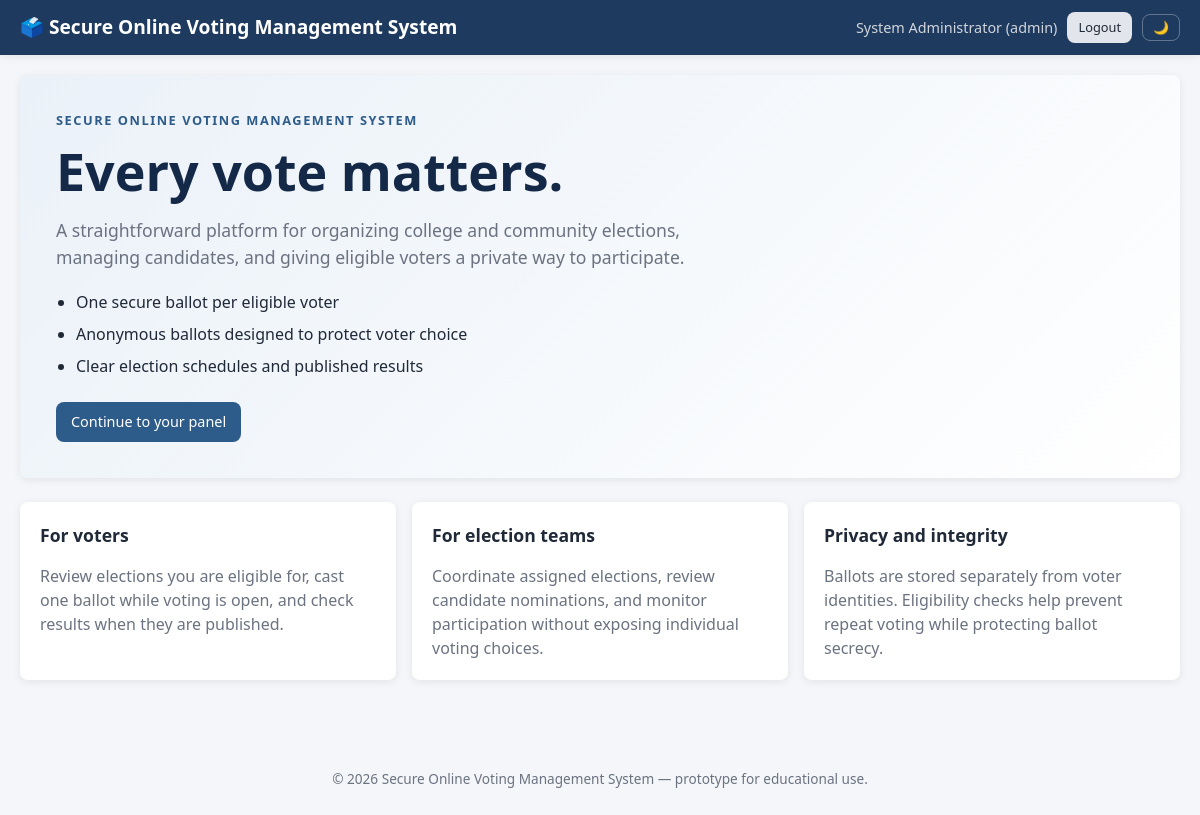
The page / (signed in) on the database its author committed.
### tables this page shows
CREATE TABLE system_settings (
    id         INT UNSIGNED AUTO_INCREMENT PRIMARY KEY,
    `key`      VARCHAR(80) NOT NULL UNIQUE,
    `value`    TEXT        NULL,
    type       ENUM('string','int','bool','json') NOT NULL DEFAULT 'string',
    updated_by INT UNSIGNED NULL,
    updated_at DATETIME     NOT NULL DEFAULT CURRENT_TIMESTAMP ON UPDATE CURRENT_TIMESTAMP,
    CONSTRAINT fk_ss_user FOREIGN KEY (updated_by) REFERENCES users(id)
        ON UPDATE CASCADE ON DELETE SET NULL
);

CREATE TABLE users (
    id                 INT UNSIGNED AUTO_INCREMENT PRIMARY KEY,
    role_id            INT UNSIGNED NOT NULL,
    full_name          VARCHAR(120) NOT NULL,
    email              VARCHAR(190) NOT NULL UNIQUE,
    password_hash      VARCHAR(255) NOT NULL,
    status             ENUM('pending','active','suspended','locked') NOT NULL DEFAULT 'pending',
    mfa_enabled        TINYINT(1)   NOT NULL DEFAULT 0,
    mfa_secret         VARCHAR(128) NULL,
    avatar             VARCHAR(255) NULL,
    last_login_at      DATETIME     NULL,
    last_login_ip      VARCHAR(45)  NULL,
    failed_login_count INT UNSIGNED NOT NULL DEFAULT 0,
    locked_until       DATETIME     NULL,
    created_at         TIMESTAMP    NOT NULL DEFAULT CURRENT_TIMESTAMP,
    updated_at         TIMESTAMP    NOT NULL DEFAULT CURRENT_TIMESTAMP ON UPDATE CURRENT_TIMESTAMP,
    CONSTRAINT fk_users_role FOREIGN KEY (role_id) REFERENCES roles(id)
        ON UPDATE CASCADE ON DELETE RESTRICT,
    INDEX idx_users_role   (role_id),
    INDEX idx_users_status (status),
    INDEX idx_users_email  (email)
);

CREATE TABLE roles (
    id          INT UNSIGNED AUTO_INCREMENT PRIMARY KEY,
    name        VARCHAR(30)  NOT NULL UNIQUE,
    description VARCHAR(255) NULL,
    created_at  TIMESTAMP    NOT NULL DEFAULT CURRENT_TIMESTAMP
);

### config/database.php (called while the page is built, shortened)
<?php
function db_prepare(mysqli $db, string $sql, string $types = '', array $params = []): mysqli_stmt
{
    $stmt = $db->prepare($sql);
    if ($types !== '' && count($params) > 0) {
        $stmt->bind_param($types, ...$params);
    }
    return $stmt;
}
function db_fetch_all(mysqli $db, string $sql, string $types = '', array $params = []): array
{
    $stmt = db_prepare($db, $sql, $types, $params);
    $stmt->execute();
    $res = $stmt->get_result();
    $rows = $res ? $res->fetch_all(MYSQLI_ASSOC) : [];
    return $rows;
}
function db_fetch_one(mysqli $db, string $sql, string $types = '', array $params = []): ?array
{
    $rows = db_fetch_all($db, $sql, $types, $params);
    return $rows[0] ?? null;
}

### includes/functions.php (called while the page is built, shortened)
<?php
require_once __DIR__ . '/../config/database.php';
require_once __DIR__ . '/../config/security.php';
function e(?string $value): string
{
    return htmlspecialchars((string)$value, ENT_QUOTES | ENT_SUBSTITUTE, 'UTF-8');
}

### config/security.php (called while the page is built, shortened)
<?php
function start_secure_session(): void
{
    $now = time();
    $timeout = 30 * 60;
}

### includes/auth.php (called while the page is built, shortened)
<?php
require_once __DIR__ . '/../config/database.php';
require_once __DIR__ . '/../config/security.php';
require_once __DIR__ . '/functions.php';
function current_user(): ?array
{
    global $mysqli;
    return db_fetch_one(
        $mysqli,
        "SELECT u.id, u.role_id, u.full_name, u.email, u.status, u.mfa_enabled,
                r.name AS role_name
         FROM users u JOIN roles r ON r.id = u.role_id
         WHERE u.id = ?",
        "i",
        [$_SESSION['user_id']]
    );
}

### index.php (the view, shortened to what this page needs)
<?php
require_once __DIR__ . '/includes/header.php';
$user = current_user();
$dashboardUrl = '/VOTING_SYSTEM/voter/dashboard.php';
if ($user && $user['role_name'] === 'admin') {
    $dashboardUrl = '/VOTING_SYSTEM/admin/dashboard.php';
} elseif ($user && $user['role_name'] === 'manager') {
    $dashboardUrl = '/VOTING_SYSTEM/manager/dashboard.php';
}
?>
<section class="home-hero">
    <div class="home-intro">
        <p class="home-eyebrow">Secure Online Voting Management System</p>
        <h1>Every vote matters.</h1>
        <p class="home-lead">A straightforward platform for organizing college and community elections, managing candidates, and giving eligible voters a private way to participate.</p>
        <ul class="home-benefits">
            <li>One secure ballot per eligible voter</li>
            <li>Anonymous ballots designed to protect voter choice</li>
            <li>Clear election schedules and published results</li>
        </ul>
        <?php if ($user): ?>
            <a class="btn btn--primary" href="<?php echo e($dashboardUrl); ?>">Continue to your panel</a>
        <?php else: ?>
            <a class="btn" href="/VOTING_SYSTEM/register.php">Register as a voter</a>
        <?php endif; ?>
    </div>
</section>
<section class="home-features" aria-label="About the voting system">
    <article class="card">
        <h2>For voters</h2>
        <p>Review elections you are eligible for, cast one ballot while voting is open, and check results when they are published.</p>
    </article>
    <article class="card">
        <h2>For election teams</h2>
        <p>Coordinate assigned elections, review candidate nominations, and monitor participation without exposing individual voting choices.</p>
    </article>
    <article class="card">
        <h2>Privacy and integrity</h2>
        <p>Ballots are stored separately from voter identities. Eligibility checks help prevent repeat voting while protecting ballot secrecy.</p>
    </article>
</section>
<?php require_once __DIR__ . '/includes/footer.php'; ?>

### includes/header.php (shortened to what this page needs)
<?php
require_once __DIR__ . '/functions.php';
require_once __DIR__ . '/auth.php';
$cu = current_user();
$siteNameSetting = db_fetch_one($GLOBALS['mysqli'], "SELECT `value` FROM system_settings WHERE `key`='site_name'", "", []);
$siteName = $siteNameSetting && trim((string)$siteNameSetting['value']) !== ''
    ? trim((string)$siteNameSetting['value'])
    : 'SOVMS';
?>
<!DOCTYPE html>
<html lang="en" data-theme="light">
<head>
    <link rel="stylesheet" href="/VOTING_SYSTEM/assets/css/main.css">
</head>
<body>
<header class="topbar">
    <div class="topbar__brand">
        <a href="/VOTING_SYSTEM/index.php">🗳️ <?php echo e($siteName); ?></a>
    </div>
    <nav class="topbar__nav">
        <?php if ($cu): ?>
            <span class="topbar__user"><?php echo e($cu['full_name']); ?> (<?php echo e($cu['role_name']); ?>)</span>
            <a href="/VOTING_SYSTEM/logout.php" class="btn btn--sm">Logout</a>
        <?php else: ?>
            <a href="/VOTING_SYSTEM/login.php" class="btn btn--sm btn--primary">Login</a>
            <a href="/VOTING_SYSTEM/register.php" class="btn btn--sm">Register</a>
        <?php endif; ?>
        <button id="themeToggle" class="btn btn--sm btn--ghost" type="button" aria-label="Toggle theme">🌙</button>
    </nav>
</header>
<main class="main">

### assets/css/main.css (style rules this page uses)
:root { --navy: #1e3a5f; --navy-dark: #142847; --blue: #2e5c8a; --grey: #f4f6f9; --grey-dark: #e2e6ec; --text: #1f2937; --muted: #6b7280; --white: #ffffff; --success: #16a34a; --danger: #dc2626; --warning: #d97706; --info: #2563eb; --radius: 8px; --shadow: 0 2px 8px rgba(0,0,0,.08); }
* { box-sizing: border-box; }
body { margin:0; font-family: 'Segoe UI', system-ui, -apple-system, sans-serif; background: var(--grey); color: var(--text); line-height:1.5; }
a { color: var(--blue); text-decoration: none; }
.topbar { display:flex; align-items:center; justify-content:space-between; background: var(--navy); color:#fff; padding: 12px 20px; box-shadow: var(--shadow); }
.topbar__brand a { color:#fff; font-weight:700; font-size:1.2rem; text-decoration:none; }
.topbar__nav { display:flex; align-items:center; gap:10px; }
.topbar__user { color:#d1d5db; font-size:.9rem; }
.btn { display:inline-block; padding:8px 14px; border:1px solid transparent; border-radius:var(--radius); cursor:pointer; font-size:.9rem; background:var(--grey-dark); color:var(--text); text-decoration:none; }
.btn--primary { background: var(--blue); color:#fff; }
.btn--sm { padding:5px 10px; font-size:.8rem; }
.btn--ghost { background:transparent; border-color:rgba(255,255,255,.3); color:#fff; }
.main { min-height: calc(100vh - 120px); padding: 20px; max-width: 1200px; margin: 0 auto; }
.card { background: var(--white); border-radius: var(--radius); box-shadow: var(--shadow); padding:20px; margin-bottom:20px; }
.home-hero { display:grid; grid-template-columns:minmax(0, 1.4fr) minmax(300px, .8fr); gap:28px; align-items:center; padding:36px; margin:0 0 24px; border-radius:var(--radius); background:linear-gradient(135deg, #eaf1f8, var(--white)); box-shadow:var(--shadow); }
.home-intro h1 { margin:0 0 12px; color:var(--navy-dark); font-size:clamp(2rem, 5vw, 3.25rem); line-height:1.1; }
.home-eyebrow { margin:0 0 12px; color:var(--blue); font-size:.8rem; font-weight:700; letter-spacing:.12em; text-transform:uppercase; }
.home-lead { max-width:650px; color:var(--muted); font-size:1.1rem; }
.home-benefits { padding-left:20px; margin:20px 0 24px; }
.home-benefits li { margin:8px 0; }
.home-features { display:grid; grid-template-columns:repeat(3, minmax(0, 1fr)); gap:16px; }
.home-features .card { margin:0; }
.home-features h2 { margin-top:0; font-size:1.1rem; }
.home-features p { margin-bottom:0; color:var(--muted); }

### rows shown on the page
system_settings: value "Secure Online Voting Management System"
users: full_name "System Administrator", role.name "admin"
